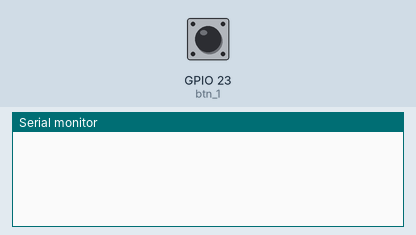
A sketch run on a simulated ESP32. Shown: the last lines printed to the serial monitor. The test bench sets the inputs (shaded band); at power-on: GPIO 23 (btn_1) LOW.

Above: at 1.2 s.
1.3 s: GPIO 23 (btn_1) pulled HIGH for 0.15 s
At 1.9 s:
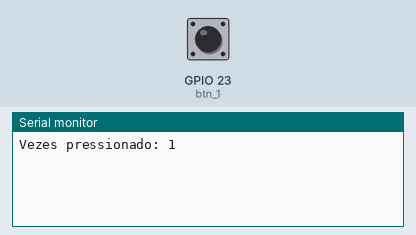
2.9 s: GPIO 23 (btn_1) pulled HIGH for 1 s
At 4.9 s:
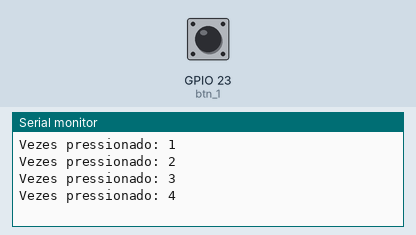
5.4 s: GPIO 23 (btn_1) pulled HIGH for 0.15 s
At 6.2 s:
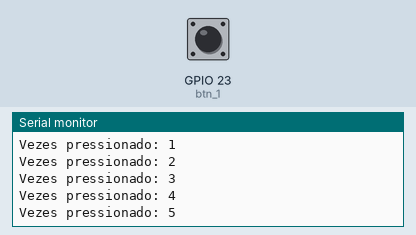
Timing chart, 0 to 8.4 s (numbered marks = the images above; inputs shaded):
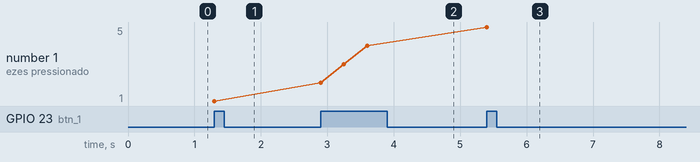

Measured:
- after the input at 1.3 s, the serial monitor: prints a new line at once (image 1)
- after the input at 2.9 s, the serial monitor: prints a new line at once (image 2)
- after the input at 5.4 s, the serial monitor: prints a new line at once (image 3)
- plotted number 1: 1 → 4 after the input at 2.9 s, 4 → 5 after the input at 5.4 s

The sketch:

Botao_teste.ino
```cpp
/*
* Código por: Codificalab
* Autores: Gustavo Wong, Marcos Santana
*
*   Primeiro programa de teste com o ESP32
* Neste programa será realizado a confecção de um pequeno
* circuito que integra o ESP32 junto a um botão. O intuito
* deste exemplo é apenas demonstrar o funcionamento básico
* da IDE Arduino e a programação no ESP32.
*/

#define btn_1 23    // Definindo no código uma variável de valor fixo, correspondente ao pino do ESP32 que será utilizado para fazer a leitura do botão.
bool pressionado;   // Esta variável guardará o status de acionamento do botão.
int vezes=0;        // Esta variável armazenará o número de vezes que o botão foi pressionado.


void setup() {

  Serial.begin(115200);   // Aqui definimos a velocidade da comunicação serial entre o ESP e o computador
  pinMode(btn_1, INPUT);  // Neste parâmetro definimos qual pino do ESP será utilizado e que tipo de função ele terá (Input ou Output).

}

void loop() {

  pressionado=digitalRead(btn_1);       // Nesse comando, estamos informando que o ESP deverá realizar uma leitura sobre a pinagem definida como uma entrada.
  if(pressionado!=0){                   // Caso o ESP realize a leitura de entrada no botão, ou seja, caso pressione o botão no circuito, entraremoss nesta condição para seguir uma sequência de instruções.
    vezes++;                            // Estamos somando +1 na variável para armazenar o número de vezes que o botão foi acionado.
    Serial.print("Vezes pressionado: ");// Vamos exibir uma mensagem para informar o evento
    Serial.println(vezes);              // Exibindo o número de vezes pressionado
    delay(350);                         // Uma pequena pausa no ESP para executar a leitura do botão
  }

}
```
